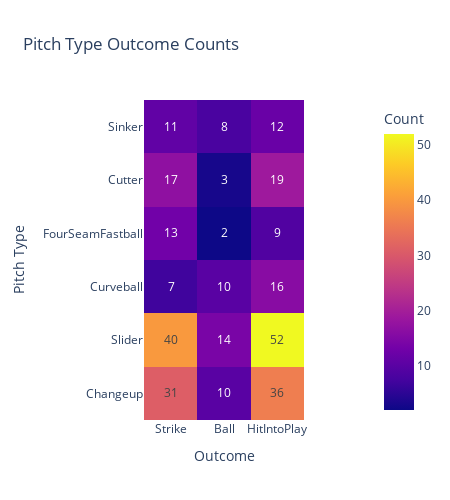

Notebook code cell kept with this figure:
### Code cell
# Create a heatmap 
fig = px.imshow(melted_df.pivot(index='Pitch Type', columns='Outcome', values='Count'),
                x=melted_df['Outcome'].unique(),
                y=melted_df['Pitch Type'].unique(),
                labels=dict(x='Outcome', y='Pitch Type', color='Count'),
                title='Pitch Type Outcome Counts',
                width=450,
                height=500, 
                text_auto=True)

fig.show()

### Figure 1 — Plotly figure (JSON) as saved in the notebook; plotly's stock layout.template omitted (floating-point values rounded to 4 significant figures)
{"data": [{"coloraxis": "coloraxis", "hovertemplate": "Outcome: %{x}<br>Pitch Type: %{y}<br>Count: %{z}<extra></extra>", "name": "0", "texttemplate": "%{z}", "type": "heatmap", "x": ["Strike", "Ball", "HitIntoPlay"], "xaxis": "x", "y": ["Sinker", "Cutter", "FourSeamFastball", "Curveball", "Slider", "Changeup"], "yaxis": "y", "z": [[11, 8, 12], [17, 3, 19], [13, 2, 9], [7, 10, 16], [40, 14, 52], [31, 10, 36]]}], "layout": {"coloraxis": {"colorbar": {"title": {"text": "Count"}}, "colorscale": [[0, "#0d0887"], [0.1111, "#46039f"], [0.2222, "#7201a8"], [0.3333, "#9c179e"], [0.4444, "#bd3786"], [0.5556, "#d8576b"], [0.6667, "#ed7953"], [0.7778, "#fb9f3a"], [0.8889, "#fdca26"], [1, "#f0f921"]]}, "height": 500, "title": {"text": "Pitch Type Outcome Counts"}, "width": 450, "xaxis": {"anchor": "y", "constrain": "domain", "domain": [0, 1], "scaleanchor": "y", "title": {"text": "Outcome"}}, "yaxis": {"anchor": "x", "autorange": "reversed", "constrain": "domain", "domain": [0, 1], "title": {"text": "Pitch Type"}}}}
